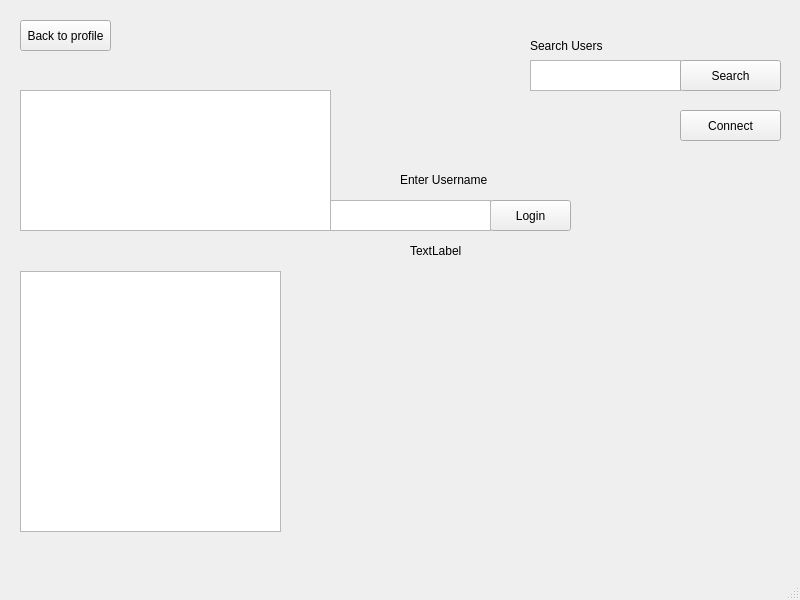
<?xml version="1.0" encoding="UTF-8"?>
<ui version="4.0">
 <class>SocialNetworkWindow</class>
 <widget class="QMainWindow" name="SocialNetworkWindow">
  <property name="geometry">
   <rect>
    <x>0</x>
    <y>0</y>
    <width>800</width>
    <height>600</height>
   </rect>
  </property>
  <property name="windowTitle">
   <string>SocialNetworkWindow</string>
  </property>
  <widget class="QWidget" name="centralwidget">
   <widget class="QPushButton" name="loginButton">
    <property name="geometry">
     <rect>
      <x>490</x>
      <y>200</y>
      <width>81</width>
      <height>31</height>
     </rect>
    </property>
    <property name="text">
     <string>Login</string>
    </property>
   </widget>
   <widget class="QTextEdit" name="userNameBox">
    <property name="geometry">
     <rect>
      <x>310</x>
      <y>200</y>
      <width>181</width>
      <height>31</height>
     </rect>
    </property>
   </widget>
   <widget class="QLabel" name="usernamePrompt">
    <property name="geometry">
     <rect>
      <x>400</x>
      <y>170</y>
      <width>91</width>
      <height>20</height>
     </rect>
    </property>
    <property name="text">
     <string>Enter Username</string>
    </property>
   </widget>
   <widget class="QLabel" name="displayName">
    <property name="geometry">
     <rect>
      <x>340</x>
      <y>140</y>
      <width>211</width>
      <height>20</height>
     </rect>
    </property>
    <property name="text">
     <string/>
    </property>
   </widget>
   <widget class="QTableWidget" name="tableFriendsList">
    <property name="geometry">
     <rect>
      <x>20</x>
      <y>271</y>
      <width>261</width>
      <height>261</height>
     </rect>
    </property>
   </widget>
   <widget class="QLabel" name="SearchText">
    <property name="geometry">
     <rect>
      <x>530</x>
      <y>30</y>
      <width>81</width>
      <height>31</height>
     </rect>
    </property>
    <property name="text">
     <string>Search Users</string>
    </property>
   </widget>
   <widget class="QTextEdit" name="searchEntry">
    <property name="geometry">
     <rect>
      <x>530</x>
      <y>60</y>
      <width>151</width>
      <height>31</height>
     </rect>
    </property>
   </widget>
   <widget class="QPushButton" name="searchPushButton">
    <property name="geometry">
     <rect>
      <x>680</x>
      <y>60</y>
      <width>101</width>
      <height>31</height>
     </rect>
    </property>
    <property name="text">
     <string>Search</string>
    </property>
   </widget>
   <widget class="QLabel" name="postsLabel">
    <property name="geometry">
     <rect>
      <x>410</x>
      <y>270</y>
      <width>361</width>
      <height>251</height>
     </rect>
    </property>
    <property name="text">
     <string/>
    </property>
   </widget>
   <widget class="QLabel" name="postsFromLabel">
    <property name="geometry">
     <rect>
      <x>410</x>
      <y>240</y>
      <width>141</width>
      <height>21</height>
     </rect>
    </property>
    <property name="text">
     <string>TextLabel</string>
    </property>
   </widget>
   <widget class="QPushButton" name="backToProfileButton">
    <property name="geometry">
     <rect>
      <x>20</x>
      <y>20</y>
      <width>91</width>
      <height>31</height>
     </rect>
    </property>
    <property name="text">
     <string>Back to profile</string>
    </property>
   </widget>
   <widget class="QTableWidget" name="friendSuggestionTable">
    <property name="geometry">
     <rect>
      <x>20</x>
      <y>90</y>
      <width>311</width>
      <height>141</height>
     </rect>
    </property>
   </widget>
   <widget class="QPushButton" name="connectButton">
    <property name="geometry">
     <rect>
      <x>680</x>
      <y>110</y>
      <width>101</width>
      <height>31</height>
     </rect>
    </property>
    <property name="text">
     <string>Connect</string>
    </property>
   </widget>
  </widget>
  <widget class="QMenuBar" name="menubar">
   <property name="geometry">
    <rect>
     <x>0</x>
     <y>0</y>
     <width>800</width>
     <height>21</height>
    </rect>
   </property>
  </widget>
  <widget class="QStatusBar" name="statusbar"/>
 </widget>
 <resources/>
 <connections/>
</ui>
